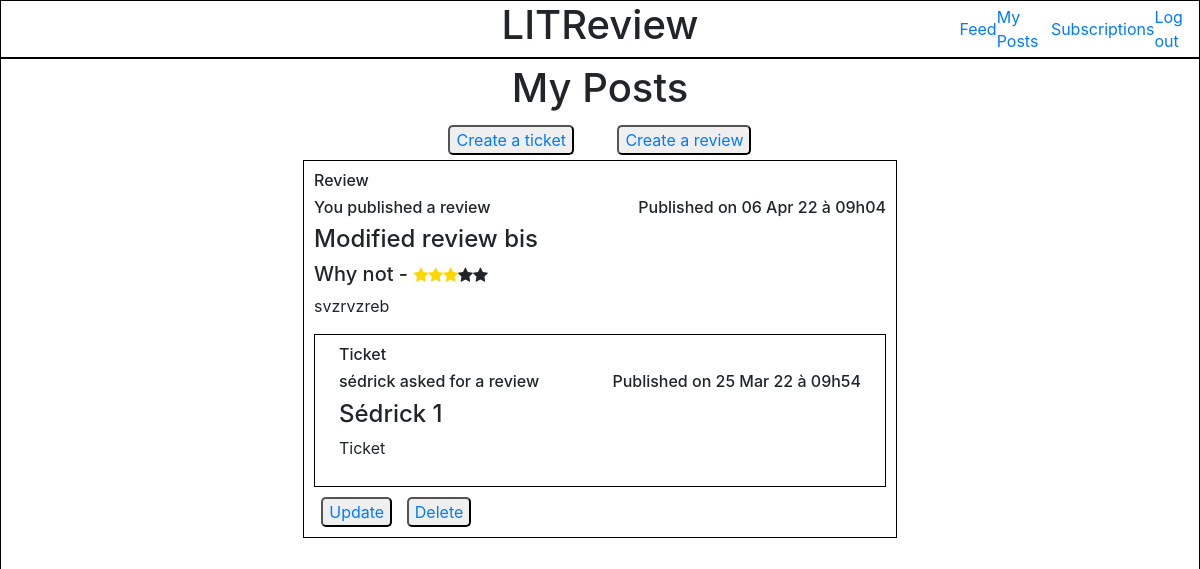
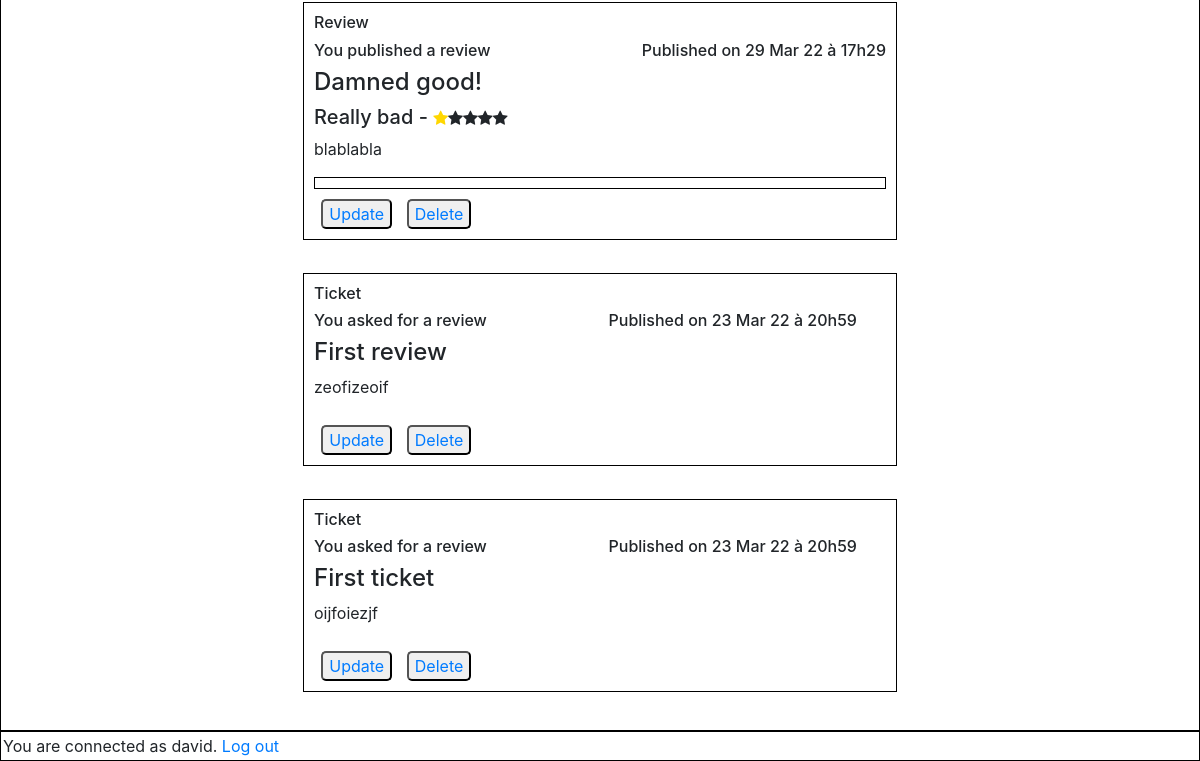
The app's page /my_posts_page/ (signed in), older data (2 pictures, top to bottom).
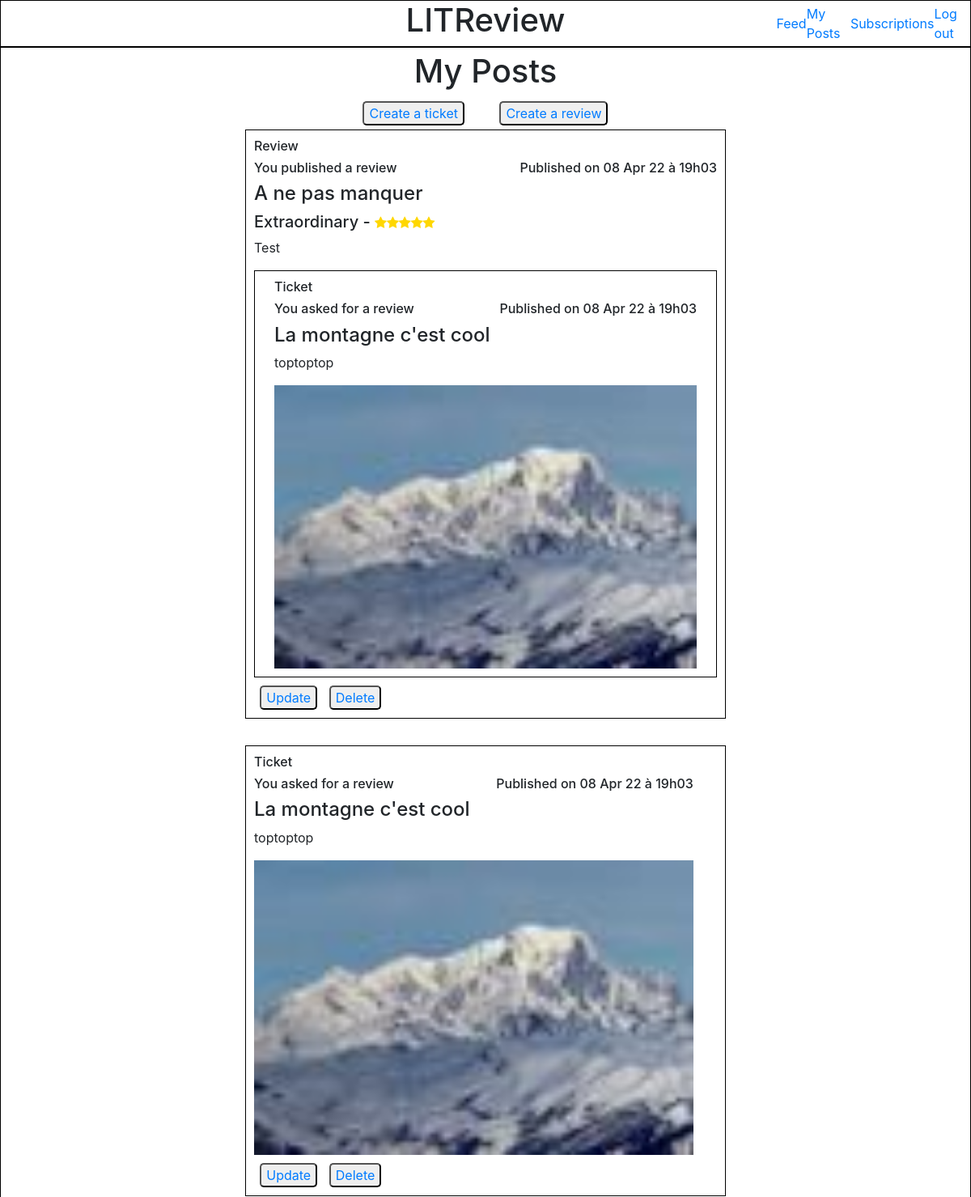
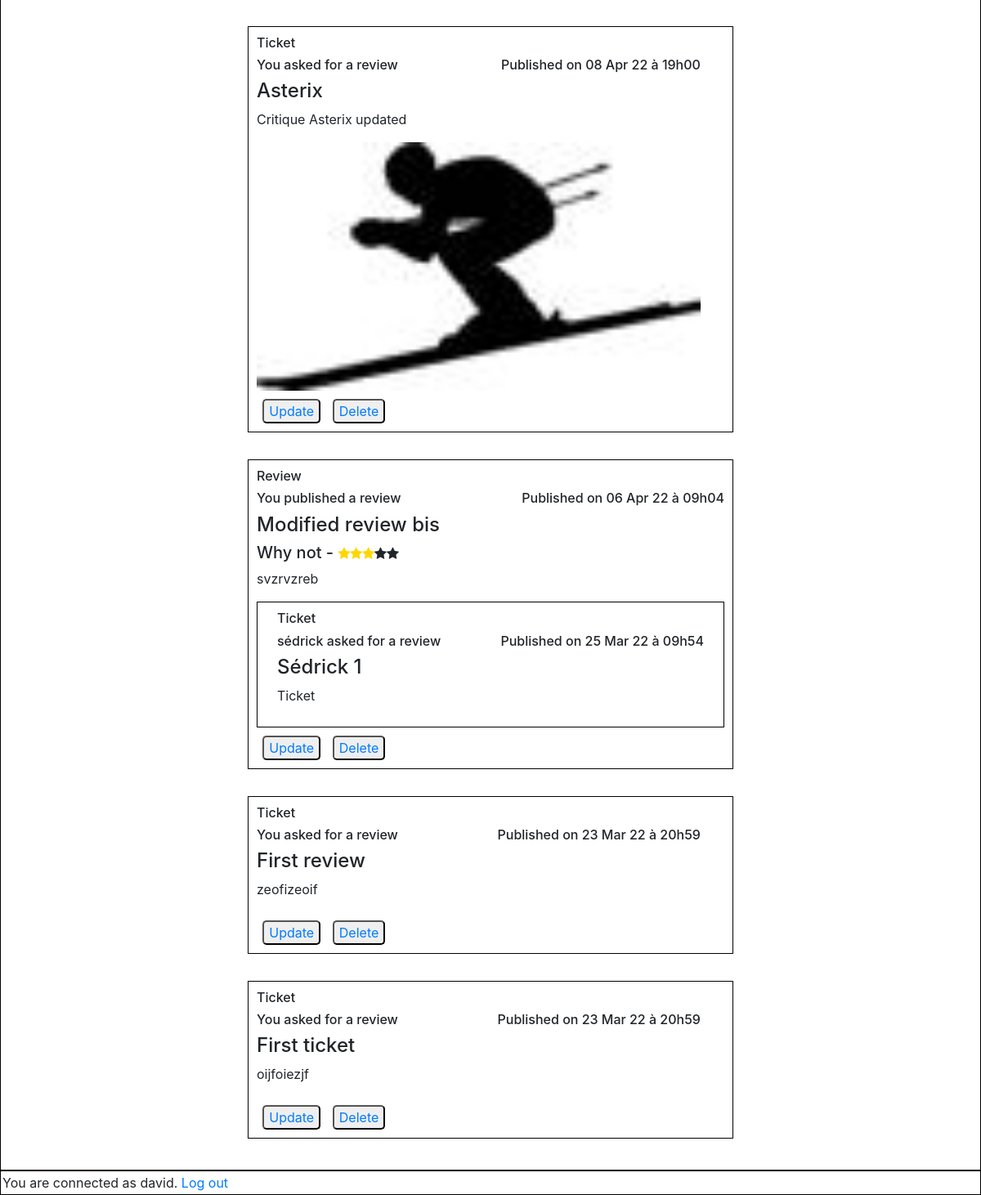
The same page, newer data (2 pictures, top to bottom).
### feedapp/models.py (models this page shows, shortened)
class Review(models.Model):
    ticket = models.ForeignKey(to=Ticket, null=True, on_delete=models.CASCADE)
    rating = models.PositiveSmallIntegerField(validators=[MinValueValidator(0), MaxValueValidator(5)])
    user = models.ForeignKey(settings.AUTH_USER_MODEL, on_delete=models.CASCADE)
    headline = models.CharField(max_length=128)
    body = models.TextField(max_length=8192)
    time_created = models.DateTimeField(auto_now_add=True)

class Ticket(models.Model):
    title = models.CharField(max_length=128)
    description = models.CharField(max_length=2048, blank=True)
    user = models.ForeignKey(settings.AUTH_USER_MODEL, on_delete=models.CASCADE)
    image = models.ImageField(null=True, blank=True)
    time_created = models.DateTimeField(auto_now_add=True)
    IMAGE_MAX_SIZE = (100, 100)

### authentication/models.py (models this page shows)
class User(AbstractUser):
    username = models.CharField(max_length=20, unique=True)
    USERNAME_FIELD = 'username'

### feedapp/views.py (the view)
# urls.py: path('my_posts_page/', my_posts_page, name='my_posts_page'),
@login_required
def my_posts_page(request):
    tickets = models.Ticket.objects.filter(user=request.user)
    reviews = models.Review.objects.filter(user=request.user)
    tickets = tickets.annotate(content_type=Value('TICKET', CharField()))
    reviews = reviews.annotate(content_type=Value('REVIEW', CharField()))
    posts = sorted(chain(tickets, reviews), key=lambda post: post.time_created, reverse=True)
    return render(request, 'feedapp/my_posts_page.html', context={'posts': posts})

### feedapp/templatetags/feedapp_extras.py (called while the page is built)
@register.filter
def get_posted_at_display(posted_at):
    seconds_ago = (timezone.now() - posted_at).total_seconds()
    if seconds_ago <= HOUR:
        return f'Published {int(seconds_ago // MINUTE)} minutes ago.'
    elif seconds_ago <= DAY:
        return f'Published {int(seconds_ago // HOUR)} hours ago.'
    return f'Published on {posted_at.strftime("%d %b %y à %Hh%M")}'

@register.simple_tag(takes_context=True)
def get_poster_display(context, user):
    if user == context['user']:
        return 'You'
    return user.username

### feedapp/templates/feedapp/my_posts_page.html (shortened to what this page needs)
{% extends 'base.html' %}
{% load static %}
{% load feedapp_extras %}
    {% block content %}
        <div class="main_content">
            <h1>My Posts</h1>
            <div class="main_content_buttons">
                <button type="button" class="button_review_ticket"><a href="{% url 'create_ticket' %}">Create a ticket</a></button>
                <button type="button" class="button_review_ticket"><a href="{% url 'create_review' %}">Create a review</a></button>
            </div>
            {% for post in posts %}
                <div class="post">
                    {% if post.content_type == 'TICKET' %}
                        {% include 'feedapp/partials/ticket_snippet.html' with ticket=post %}
                            <div class="main_content_buttons">
                                <button type="submit" class="button_delete_update"><a href="{% url 'ticket_update' post.id %}">Update</a></button>
                                <button type="submit" class="button_delete_update"><a href="{% url 'delete_ticket_page' post.id %}">Delete</a> </button>
                            </div>
                    {% elif post.content_type == 'REVIEW' %}
                        {% include 'feedapp/partials/review_snippet.html' with review=post %}
                            <div class="main_content_buttons">
                                <button type="submit"class="button_delete_update"><a href="{% url 'review_update' post.id %}">Update</a></button>
                                <button type="submit" class="button_delete_update"><a href="{% url 'delete_review_page' post.id %}">Delete</a> </button>
                            </div>
                    {% endif %}
                </div>
            {% endfor %}
        </div>
    {% endblock content %}

### templates/base.html (shortened to what this page needs)
<!DOCTYPE html>
<html lang="en">
<head>
    {% load static %}
    <link rel="stylesheet" href="{% static 'style.css' %}">
    <link rel="stylesheet" href="https://cdn.jsdelivr.net/npm/bootstrap@4.3.1/dist/css/bootstrap.min.css">
    <link rel="stylesheet" href="https://cdnjs.cloudflare.com/ajax/libs/font-awesome/4.7.0/css/font-awesome.min.css">
</head>
<body>
    <header class="base_header">
        <div id="header_spaceholder"></div>
        <div class="header_h1"><h1>LITReview</h1></div>
      <nav>
          <a href="{% url 'home_page' %}">Feed</a>
          <a href="{% url 'my_posts_page' %}">My Posts</a>
          <a href="{% url 'subscription_page' %}">Subscriptions</a>
          {% if user.is_authenticated %}
            <a href="{% url 'logout_page' %}">Log out</a>
          {% endif %}
      </nav>
    </header>
  {% block content %} {% endblock content %}
  {% if user.is_authenticated %}
    <footer>You are connected as {{ user }}. <a href="{% url 'logout_page' %}">Log out</a></footer>
  {% endif %}
</body>
</html>

### feedapp/templates/feedapp/partials/review_snippet.html (shortened to what this page needs)
{% load static %}
{% load feedapp_extras %}
<div class="review">
    <h6>Review</h6>
    <div class="review_info">
        <h6>{% get_poster_display review.user%} published a review</h6>
        <h6>{{ review.time_created|get_posted_at_display }}</h6>
    </div>
    <h4>{{ review.headline }}</h4>
    <div class="review_rating">
        {% if review.rating == 5 %}
            <h5>Extraordinary -&nbsp </h5>
            <i class="fa fa-star checked"></i>
            <i class="fa fa-star checked"></i>
            <i class="fa fa-star checked"></i>
            <i class="fa fa-star checked"></i>
            <i class="fa fa-star checked"></i>
        {% elif review.rating == 3 %}
            <h5>Why not -&nbsp </h5>
            <i class="fa fa-star checked"></i>
            <i class="fa fa-star checked"></i>
            <i class="fa fa-star checked"></i>
            <i class="fa fa-star"></i>
            <i class="fa fa-star"></i>
        {% elif review.rating == 1 %}
            <h5>Really bad -&nbsp </h5>
            <i class="fa fa-star checked"></i>
            <i class="fa fa-star"></i>
            <i class="fa fa-star"></i>
            <i class="fa fa-star"></i>
            <i class="fa fa-star"></i>
        {% endif %}
    </div>
    <p>{{ review.body }}</p>
    <div class="ticket_area">
        {% if review.ticket %}
            {% include 'feedapp/partials/ticket_snippet.html' with ticket=review.ticket %}
        {% endif %}
    </div>
</div>

### feedapp/templates/feedapp/partials/ticket_snippet.html
{% load static %}
{% load feedapp_extras %}
<div class="ticket">
    <h6>Ticket</h6>
    <div class="ticket_info">
        <h6>{% get_poster_display ticket.user %} asked for a review</h6>
        <h6>{{ ticket.time_created|get_posted_at_display }}</h6>
    </div>
    <h4>{{ ticket.title }}</h4>
    <p>{{ ticket.description }}</p>
    {% if ticket.image.url is not None %}
        <img src="{{ ticket.image.url }}">
    {% endif %}
</div>

### static/style.css (style rules this page uses)
.base_header { border: 1px black solid; display: flex; justify-content: center; }
.base_header nav { display: flex; flex: 0.3; justify-content: space-around; align-items: center; text-decoration: none; }
.base_header #header_spaceholder { flex: 0.3; }
.base_header .header_h1 { display: flex; flex: 0.9; justify-content: center; align-items: center; }
.main_content { border: 1px black solid; display: flex; flex-direction: column; justify-content: center; align-items: center; padding: 5px; min-height: 690px; }
.main_content h1 { text-align: center; }
.main_content button { border-radius: 5px; }
.main_content .main_content_buttons { display: flex; justify-content: space-around; align-items: center; width: 30%; padding: 5px; }
.main_content .ticket_area { width: 50%; display: flex; flex-direction: column; align-items: center; border: 1px black solid; padding: 5px; }
.main_content .post { border: 1px black solid; width: 50%; padding: 5px; }
.checked { color: gold; }
.review { display: flex; flex-direction: column; width: 100%; padding: 5px; }
.review .review_info { display: flex; justify-content: space-between; }
.review .review_rating { display: flex; justify-content: flex-start; align-items: baseline; }
.review .ticket_area { width: 100%; display: flex; flex-direction: column; align-items: center; }
.ticket { display: flex; flex-direction: column; width: 95%; padding: 5px; }
.ticket .ticket_info { display: flex; justify-content: space-between; }
footer { border: 1px black solid; display: flex; width: 100%; padding: 2px; }

Row changes from the older to the newer data that the page shows:
removed Review: user "You", time_created|get_posted_at_display "Published on 29 Mar 22 à 17h29", headline "Damned good!", rating "Really bad -", body "blablabla"
added Review: user "You", time_created|get_posted_at_display "Published on 08 Apr 22 à 19h03", headline "A ne pas manquer", rating "Extraordinary -", body "Test", image (picture)
added Ticket: user "You", time_created|get_posted_at_display "Published on 08 Apr 22 à 19h03", title "La montagne c'est cool", description "toptoptop", image (picture)
added Ticket: user "You", time_created|get_posted_at_display "Published on 08 Apr 22 à 19h00", title "Asterix", description "Critique Asterix updated", image (picture)
